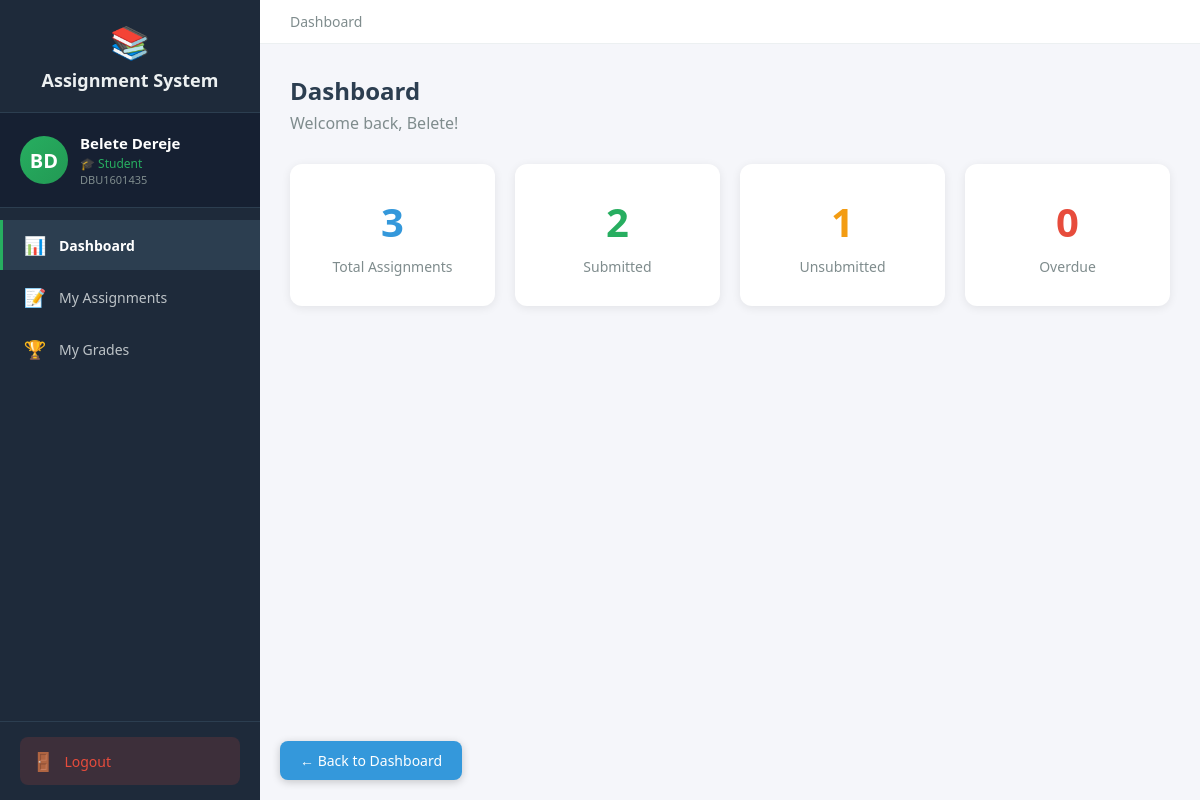
The app's page /student/dashboard (signed in) with its own data.
### tables this page shows
CREATE TABLE users (
            id INTEGER PRIMARY KEY AUTOINCREMENT,
            user_id TEXT UNIQUE NOT NULL,
            first_name TEXT NOT NULL,
            last_name TEXT NOT NULL,
            email TEXT UNIQUE NOT NULL,
            password_hash TEXT NOT NULL,
            role TEXT NOT NULL,
            is_approved INTEGER DEFAULT 0,
            created_at TIMESTAMP DEFAULT CURRENT_TIMESTAMP
        );

### routes_student.py (the view)
@student_bp.route('/dashboard')
@login_required
def dashboard():
    if current_user.role != 'student':
        return redirect(url_for('auth.login'))
    conn = get_db()
    cur = conn.cursor()
    cur.execute("SELECT id, department, year FROM students WHERE user_id = ?", (current_user.id,))
    student = cur.fetchone()
    if not student:
        flash('Student profile not found!', 'danger')
        return redirect(url_for('auth.logout'))
    student_id = student['id']
    department = student['department']
    year = student['year']
    cur.execute("""
        SELECT a.id, a.title, a.course_name, u.first_name, u.last_name,
               a.deadline, a.late_submission, a.penalty_per_day, a.teacher_comment,
               a.department, a.year, a.files
        FROM assignments a
        JOIN teachers t ON a.teacher_id = t.id
        JOIN users u ON t.user_id = u.id
        WHERE a.department = ? AND a.year = ?
        ORDER BY a.deadline ASC
    """, (department.strip(), int(year)))
    assignments = cur.fetchall()
    cur.execute("""
        SELECT assignment_id, status, grade, feedback
        FROM submissions WHERE student_id = ?
    """, (student_id,))
    submissions = cur.fetchall()
    submission_dict = {s[0]: s for s in submissions}
    total = len(assignments)
    submitted = sum(1 for a in assignments if a[0] in submission_dict)
    unsubmitted = total - submitted
    overdue = sum(1 for a in assignments if a['deadline'] and datetime.strptime(a['deadline'], '%Y-%m-%d %H:%M:%S') < datetime.now() and a[0] not in submission_dict)
    conn.close()
    return render_template('student/dashboard.html',
                         assignments=assignments,
                         submission_dict=submission_dict,
                         total=total,
                         submitted=submitted,
                         unsubmitted=unsubmitted,
                         overdue=overdue,
                         now=datetime.now())

### auth.py (called while the page is built)
def get_db():
    conn = sqlite3.connect('assignments.db')
    conn.row_factory = sqlite3.Row
    return conn

@login_manager.user_loader
def load_user(user_id):
    conn = get_db()
    cur = conn.cursor()
    cur.execute("SELECT id, user_id, first_name, last_name, email, role, is_approved FROM users WHERE id = ?", (user_id,))
    user = cur.fetchone()
    cur.close()
    conn.close()
    if user:
        from flask_login import UserMixin
        class User(UserMixin):
            pass
        u = User()
        u.id = user['id']
        u.user_id = user['user_id']
        u.first_name = user['first_name']
        u.last_name = user['last_name']
        u.email = user['email']
        u.role = user['role']
        u.is_approved = user['is_approved']
        return u
    return None

### routes_student.py (called while the page is built)
def get_db():
    conn = sqlite3.connect('assignments.db')
    conn.row_factory = sqlite3.Row
    return conn

### templates/student/dashboard.html (shortened to what this page needs)
{% extends "student_base.html" %}
{% block content %}
<div class="section-panel active" id="panel-dashboard">
    <h2>Dashboard</h2>
    <p class="welcome">Welcome back, {{ current_user.first_name }}!</p>
    <div class="cards">
        <div class="card card-total"><h3>{{ total }}</h3><p>Total Assignments</p></div>
        <div class="card card-submitted"><h3>{{ submitted }}</h3><p>Submitted</p></div>
        <div class="card card-unsubmitted"><h3>{{ unsubmitted }}</h3><p>Unsubmitted</p></div>
        <div class="card card-overdue"><h3>{{ overdue }}</h3><p>Overdue</p></div>
    </div>
</div>
{% endblock %}

### templates/student_base.html (shortened to what this page needs)
<!DOCTYPE html>
<html>
<head>
</head>
<body>
    <div class="layout">
        <div class="sidebar" id="sidebar">
            <div class="logo">
                <span class="icon">📚</span>
                Assignment System
            </div>
            <div class="profile-card">
                <div class="avatar">{{ current_user.first_name[0] }}{{ current_user.last_name[0] }}</div>
                <div class="info">
                    <div class="name">{{ current_user.first_name }} {{ current_user.last_name }}</div>
                    <div class="role">🎓 Student</div>
                    <div class="id-text">{{ current_user.user_id }}</div>
                </div>
            </div>
            <nav>
                <a href="/student/dashboard" class="{{ 'active' if request.path == '/student/dashboard' }}" onclick="closeSidebar()">
                    <span class="icon">📊</span> Dashboard
                </a>
                <a href="/student/dashboard#assignments" onclick="closeSidebar()">
                    <span class="icon">📝</span> My Assignments
                </a>
                <a href="/student/grades" class="{{ 'active' if request.path == '/student/grades' }}" onclick="closeSidebar()">
                    <span class="icon">🏆</span> My Grades
                </a>
            </nav>
            <div class="sidebar-footer">
                <a href="/logout" class="logout-btn">
                    <span class="icon">🚪</span> Logout
                </a>
            </div>
        </div>
        <div class="main">
            <div class="topbar">
                <div class="breadcrumb">
                    {% block page_title %}Dashboard{% endblock %}
                </div>
            </div>
            <div class="content">
    <a href="/student/dashboard" style="position:fixed;bottom:20px;left:280px;background:#3498db;color:white;padding:10px 20px;border-radius:8px;text-decoration:none;font-size:14px;z-index:1000;box-shadow:0 2px 8px rgba(0,0,0,0.2);">← Back to Dashboard</a>
                {% block content %}{% endblock %}
            </div>
        </div>
    </div>
</body>
</html>

### templates/student_base.html (style rules this page uses)
* { margin: 0; padding: 0; box-sizing: border-box; }
body { font-family: 'Segoe UI', Arial, sans-serif; background: #f5f6fa; }
.layout { display: flex; min-height: 100vh; }
.sidebar { width: 260px; background: #1e2a3a; color: #ecf0f1; padding: 0; position: fixed; height: 100vh; overflow-y: auto; z-index: 100; transition: transform 0.3s; display: flex; flex-direction: column; }
.sidebar .logo { padding: 20px; font-size: 18px; font-weight: bold; text-align: center; border-bottom: 1px solid #2c3e50; }
.sidebar .logo .icon { font-size: 32px; display: block; margin-bottom: 5px; }
.sidebar .profile-card { padding: 20px; border-bottom: 1px solid #2c3e50; display: flex; align-items: center; gap: 12px; background: #162032; }
.sidebar .profile-card .avatar { width: 48px; height: 48px; border-radius: 50%; background: linear-gradient(135deg, #27ae60, #229954); color: white; display: flex; align-items: center; justify-content: center; font-weight: bold; font-size: 20px; flex-shrink: 0; }
.sidebar .profile-card .info { overflow: hidden; }
.sidebar .profile-card .info .name { font-weight: 600; font-size: 15px; color: white; white-space: nowrap; overflow: hidden; text-overflow: ellipsis; }
.sidebar .profile-card .info .role { font-size: 12px; color: #27ae60; margin-top: 2px; }
.sidebar .profile-card .info .id-text { font-size: 11px; color: #7f8c8d; }
.sidebar nav { flex: 1; padding: 10px 0; }
.sidebar nav a { display: flex; align-items: center; padding: 13px 20px; color: #bdc3c7; text-decoration: none; font-size: 14px; border-left: 3px solid transparent; cursor: pointer; transition: all 0.2s; margin: 2px 0; }
.sidebar nav a.active { background: #2c3e50; color: white; border-left-color: #27ae60; font-weight: bold; }
.sidebar nav a .icon { margin-right: 12px; font-size: 18px; width: 24px; text-align: center; }
.sidebar .sidebar-footer { padding: 15px 20px; border-top: 1px solid #2c3e50; }
.sidebar .sidebar-footer .logout-btn { display: flex; align-items: center; gap: 10px; padding: 12px; background: rgba(231,76,60,0.15); color: #e74c3c; text-decoration: none; border-radius: 8px; font-size: 14px; font-weight: 500; transition: all 0.2s; }
.sidebar .sidebar-footer .logout-btn .icon { font-size: 18px; }
.main { margin-left: 260px; flex: 1; width: calc(100% - 260px); }
.topbar { background: white; padding: 12px 30px; display: flex; justify-content: space-between; align-items: center; border-bottom: 1px solid #ecf0f1; }
.topbar .breadcrumb { color: #7f8c8d; font-size: 14px; }
.content { padding: 30px; }
.section-panel { display: none; }
.section-panel.active { display: block; }

### templates/student/dashboard.html (style rules this page uses)
h2 { color: #2c3e50; margin-bottom: 5px; }
.welcome { color: #7f8c8d; margin-bottom: 30px; }
.cards { display: grid; grid-template-columns: repeat(4, 1fr); gap: 20px; margin-bottom: 30px; }
.card { background: white; padding: 30px; border-radius: 12px; text-align: center; box-shadow: 0 2px 10px rgba(0,0,0,0.08); }
.card h3 { font-size: 40px; margin-bottom: 8px; }
.card p { color: #7f8c8d; font-size: 14px; font-weight: 500; }
.card-total h3 { color: #3498db; }
.card-submitted h3 { color: #27ae60; }
.card-unsubmitted h3 { color: #f39c12; }
.card-overdue h3 { color: #e74c3c; }

### records on screen
users: first_name "B", last_name "D", first_name "Belete", last_name "Dereje", user_id "DBU1601435"

### other values on screen
{{ total }} "3"
{{ submitted }} "2"
{{ unsubmitted }} "1"
{{ overdue }} "0"
